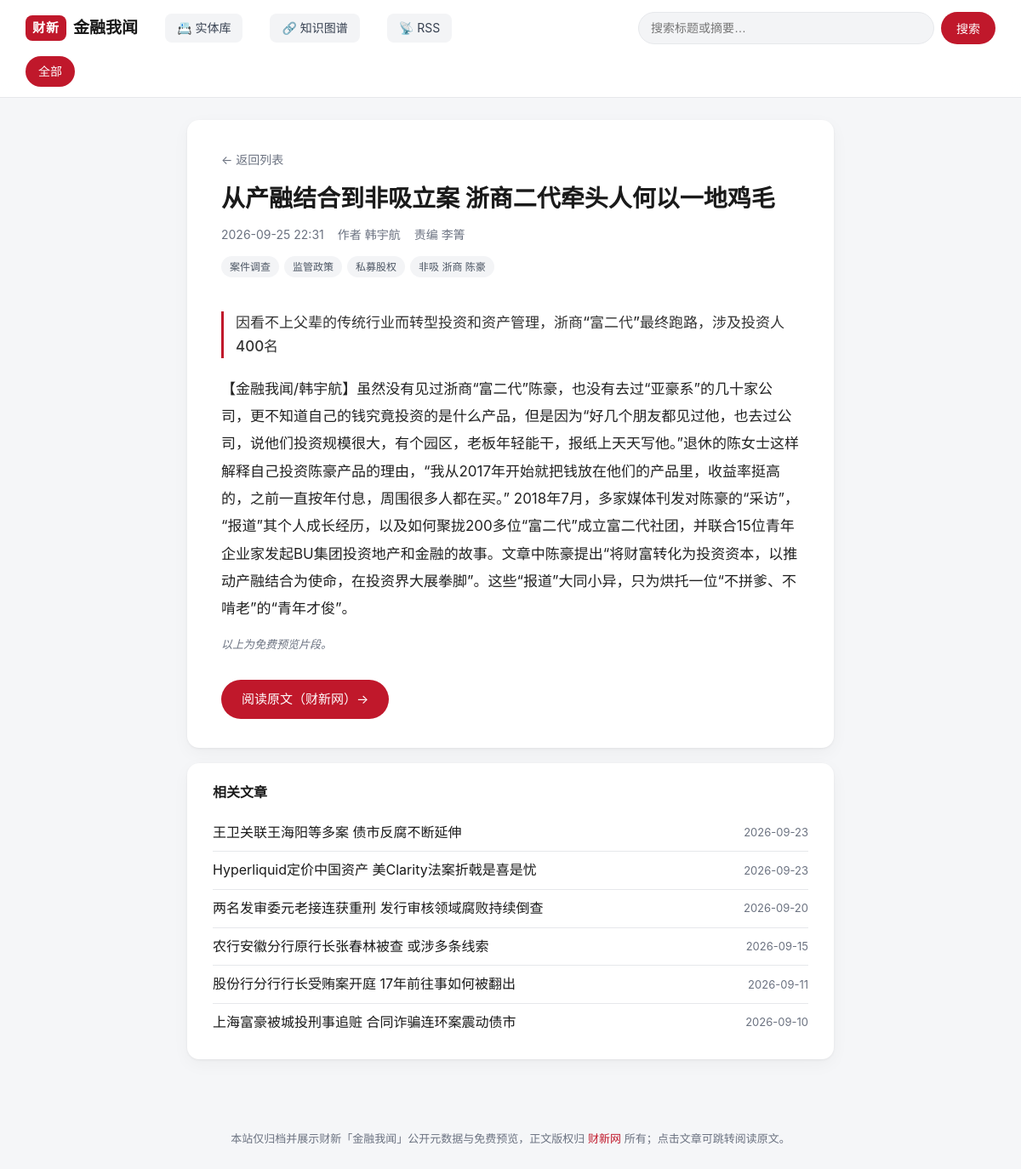
Page /a/102488761 on the committed database.
### tables this page shows
CREATE TABLE articles(
          article_id TEXT NOT NULL, title TEXT NOT NULL, published_at TEXT NOT NULL,
          url TEXT PRIMARY KEY, discovered_at TEXT NOT NULL, checked_at TEXT NOT NULL
        , source TEXT NOT NULL DEFAULT '', summary TEXT NOT NULL DEFAULT '', body_text TEXT NOT NULL DEFAULT '', updated_at TEXT NOT NULL DEFAULT '', author TEXT NOT NULL DEFAULT '', editor TEXT NOT NULL DEFAULT '', image TEXT NOT NULL DEFAULT '');

CREATE TABLE tags(
      id INTEGER PRIMARY KEY AUTOINCREMENT, name TEXT UNIQUE NOT NULL
    );

### app.py (the view)
@app.route("/a/<article_id>")
def article(article_id: str):
    db = get_db()
    row = db.execute(
        "SELECT * FROM articles WHERE article_id=? AND source=? LIMIT 1",
        (article_id, SOURCE),
    ).fetchone()
    if row is None:
        abort(404)
    data = dict(row)
    data["tags"] = article_tags(db, row["url"])
    data["date"] = (row["published_at"] or "")[:10]
    entities = {
        "person": [],
        "org": [],
        "event": [],
    }
    try:
        for r in db.execute(
            """SELECT e.id, e.name, e.type FROM entities e
               JOIN article_entities ae ON ae.entity_id = e.id
               WHERE ae.article_url = ?
               ORDER BY e.type, e.name""",
            (row["url"],),
        ):
            entities[r["type"]].append({"id": r["id"], "name": r["name"]})
    except Exception:
        pass  # tables may not exist yet
    data["entities"] = entities
    related = []
    try:
        related = db.execute(
            """SELECT a.article_id, a.title, a.published_at,
                      count(*) AS shared,
                      group_concat(DISTINCT e.name) AS via
               FROM article_entities ae1
               JOIN article_entities ae2
                    ON ae2.entity_id = ae1.entity_id
                   AND ae2.article_url <> ae1.article_url
               JOIN entities e ON e.id = ae1.entity_id
               JOIN articles a ON a.url = ae2.article_url AND a.source = ?
               WHERE ae1.article_url = ?
               GROUP BY a.url
               ORDER BY shared DESC, a.published_at DESC LIMIT 8""",
            (SOURCE, row["url"]),
        ).fetchall()
    except Exception:
        related = []
    if not related and data["tags"]:
        related = db.execute(
            """SELECT DISTINCT a.article_id, a.title, a.published_at,
                      0 AS shared, NULL AS via
               FROM articles a JOIN article_tags at ON at.article_url = a.url
               JOIN tags t ON t.id = at.tag_id
               WHERE t.name = ? AND a.source = ? AND a.article_id <> ?
               ORDER BY a.published_at DESC LIMIT 6""",
            (data["tags"][0], SOURCE, article_id),
        ).fetchall()
    return render_template("article.html", a=data, related=related)

### app.py (called while the page is built)
def get_db() -> sqlite3.Connection:
    if "db" not in g:
        conn = sqlite3.connect(
            f"file:{DB_PATH.as_posix()}?mode=ro&immutable=1", uri=True
        )
        conn.row_factory = sqlite3.Row
        g.db = conn
    return g.db

def article_tags(db: sqlite3.Connection, url: str) -> list[str]:
    return [
        r["name"]
        for r in db.execute(
            "SELECT t.name FROM tags t JOIN article_tags at ON at.tag_id=t.id "
            "WHERE at.article_url=? ORDER BY t.name",
            (url,),
        )
    ]

@app.template_filter("nl2p")
def nl2p(text: str) -> str:
    parts = [p.strip() for p in (text or "").split("\n") if p.strip()]
    return "".join(f"<p>{p}</p>" for p in parts)

### templates/article.html (shortened to what this page needs)
{% extends "base.html" %}
{% block content %}
<article class="detail">
  <a class="back" href="{{ url_for('index') }}">← 返回列表</a>
  <h1 class="detail-title">{{ a.title }}</h1>
  <div class="meta">
    <time>{{ a.published_at[:16].replace('T', ' ') }}</time>
    {% if a.author %}<span>作者 {{ a.author }}</span>{% endif %}
    {% if a.editor %}<span>责编 {{ a.editor }}</span>{% endif %}
  </div>
  {% if a.tags %}
  <div class="tags detail-tags">
    {% for t in a.tags %}
    <a class="tag" href="{{ url_for('index', tag=t) }}">{{ t }}</a>
    {% endfor %}
  </div>
  {% endif %}
  {% if a.summary %}<p class="lead">{{ a.summary }}</p>{% endif %}
  {% if a.body_text %}
  <div class="prose">{{ a.body_text | nl2p | safe }}</div>
  <p class="preview-note">以上为免费预览片段。</p>
  {% else %}
  <p class="preview-note">本地暂未抓取预览内容。</p>
  {% endif %}
  <a class="readmore" href="{{ a.url }}" target="_blank" rel="noopener">
    阅读原文（财新网）→
  </a>
</article>
{% if related %}
<aside class="related">
  <h3>相关文章</h3>
  <ul>
    {% for r in related %}
    <li>
      <a href="{{ url_for('article', article_id=r['article_id']) }}">{{ r['title'] }}</a>
      <span class="related-meta">
        <time>{{ r['published_at'][:10] }}</time>
      </span>
    </li>
    {% endfor %}
  </ul>
</aside>
{% endif %}
{% endblock %}

### templates/base.html (shortened to what this page needs)
<!DOCTYPE html>
<html lang="zh-CN">
<head>
  <link rel="stylesheet" href="{{ url_for('static', filename='style.css') }}">
</head>
<body>
  <header class="site-header">
    <div class="wrap header-inner">
      <a class="brand" href="{{ url_for('index') }}">
        <span class="brand-mark">财新</span>
        <span class="brand-name">金融我闻</span>
      </a>
      <a class="nav-link" href="{{ url_for('entities_browse') }}">📇 实体库</a>
      <a class="nav-link" href="{{ url_for('graph') }}">🔗 知识图谱</a>
      <a class="nav-link" href="{{ url_for('rss') }}" title="RSS 订阅">📡 RSS</a>
      <form class="search" action="{{ url_for('index') }}" method="get">
        <input type="search" name="q" value="{{ q or '' }}"
               placeholder="搜索标题或摘要…" autocomplete="off">
        <button type="submit" aria-label="搜索">搜索</button>
      </form>
    </div>
    <nav class="cats wrap">
      <a class="chip {{ 'active' if not tag and not q else '' }}"
         href="{{ url_for('index') }}">全部</a>
    </nav>
  </header>
  <main class="wrap">
    {% block content %}{% endblock %}
  </main>
  <footer class="site-footer wrap">
    <p>本站仅归档并展示财新「金融我闻」公开元数据与免费预览，正文版权归 <a href="https://www.caixin.com/" target="_blank" rel="noopener">财新网</a> 所有；点击文章可跳转阅读原文。</p>
  </footer>
</body>
</html>

### static/style.css (style rules this page uses)
:root { --bg: #f5f6f8; --card: #ffffff; --ink: #1a1a1a; --muted: #6b7280; --line: #e6e8eb; --brand: #c0182b; --brand-ink: #a01324; --accent: #f3f4f6; --radius: 14px; --shadow: 0 1px 3px rgba(0,0,0,.06), 0 6px 20px rgba(0,0,0,.04); }
* { box-sizing: border-box; }
html { -webkit-text-size-adjust: 100%; }
body { margin: 0; font-family: -apple-system, BlinkMacSystemFont, "Segoe UI", "PingFang SC", "Microsoft YaHei", "Hiragino Sans GB", sans-serif; color: var(--ink); background: var(--bg); line-height: 1.6; }
a { color: inherit; text-decoration: none; }
.wrap { max-width: 1180px; margin: 0 auto; padding: 0 20px; }
.site-header { position: sticky; top: 0; z-index: 20; background: rgba(255,255,255,.92); backdrop-filter: saturate(180%) blur(10px); border-bottom: 1px solid var(--line); }
.header-inner { display: flex; align-items: center; gap: 16px; padding-top: 14px; padding-bottom: 14px; }
.brand { display: flex; align-items: center; gap: 8px; font-weight: 700; }
.brand-mark { background: var(--brand); color: #fff; padding: 3px 8px; border-radius: 8px; font-size: 15px; letter-spacing: 1px; }
.brand-name { font-size: 19px; }
.nav-link { margin-left: 16px; padding: 6px 14px; border-radius: 8px; background: var(--accent); font-size: 14px; color: #374151; transition: background .15s ease; }
.search { margin-left: auto; display: flex; gap: 8px; flex: 1; max-width: 420px; }
.search input { flex: 1; padding: 9px 14px; border: 1px solid var(--line); border-radius: 999px; background: var(--accent); font-size: 14px; outline: none; }
.search button { padding: 9px 18px; border: 0; border-radius: 999px; background: var(--brand); color: #fff; font-size: 14px; cursor: pointer; }
.cats { display: flex; gap: 8px; padding-bottom: 12px; overflow-x: auto; -webkit-overflow-scrolling: touch; scrollbar-width: none; }
.chip { flex: 0 0 auto; padding: 6px 14px; border-radius: 999px; background: var(--accent); color: #374151; font-size: 14px; border: 1px solid transparent; white-space: nowrap; }
.chip.active { background: var(--brand); color: #fff; }
.tags { display: flex; flex-wrap: wrap; gap: 6px; padding: 10px 16px 16px; }
.tag { font-size: 12px; color: #4b5563; background: var(--accent); padding: 3px 10px; border-radius: 999px; }
.detail { background: #fff; border-radius: var(--radius); box-shadow: var(--shadow); max-width: 760px; margin: 26px auto 18px; padding: 34px 40px; }
.back { color: var(--muted); font-size: 14px; }
.detail-title { margin: 14px 0 12px; font-size: 28px; line-height: 1.35; }
.meta { display: flex; flex-wrap: wrap; gap: 16px; color: var(--muted); font-size: 14px; }
.detail-tags { padding: 14px 0 0; }
.lead { font-size: 17px; color: #333; font-weight: 500; border-left: 3px solid var(--brand); padding-left: 14px; margin: 20px 0; }
.prose { font-size: 17px; line-height: 1.9; color: #222; }
.prose p { margin: 0 0 16px; }
.preview-note { color: var(--muted); font-size: 13px; font-style: italic; }
.readmore { display: inline-block; margin-top: 18px; padding: 11px 24px; background: var(--brand); color: #fff; border-radius: 999px; font-size: 15px; }
.related { max-width: 760px; margin: 0 auto 40px; background: #fff; border-radius: var(--radius); box-shadow: var(--shadow); padding: 22px 30px; }
.related h3 { margin: 0 0 12px; font-size: 16px; }
.related ul { list-style: none; margin: 0; padding: 0; }
.related li { display: flex; justify-content: space-between; gap: 16px; padding: 9px 0; border-bottom: 1px solid var(--line); }
.related li:last-child { border-bottom: 0; }
.related a { flex: 1; }
.related time { color: var(--muted); font-size: 13px; flex: 0 0 auto; }
.site-footer { padding: 30px 20px 50px; color: var(--muted); font-size: 13px; text-align: center; }
.site-footer a { color: var(--brand); }

### templates/article.html (style rules this page uses)
.related-meta { display: flex; gap: 10px; align-items: center; flex-shrink: 0; }

### rows in the picture
articles: title "从产融结合到非吸立案 浙商二代牵头人何以一地鸡毛", published_at "2026-09-25 22:31", author "韩宇航", editor "李箐", summary "因看不上父辈的传统行业而转型投资和资产管理，浙商“富二代”最终跑路，涉及投资人400名", body_text|nl2p "【金融我闻/韩宇航】虽然没有见过浙商“富二代”陈豪，也没有去过“亚豪系”的几十家公司，更不知道自己的钱究竟投资的是什么产品，但是因为“好几个朋友都见过他，也去过公司，说他们投资规模很大，有个园区，老板年轻能干，报纸上天天写他。”退休的陈女士这样解释自己投资陈豪产品的理由，“我从2017年开始就把钱放在他们的产品里，收益率挺高的，之前一直按年付息，周围很多人都在买。” 2018年7月，多家媒体刊发对陈豪的“采访”，“报道”其个人成长经历，以及如何聚拢200多位“富二代”成立富二代社团，并联合15位青年企业家发起BU集团投资地产和金融的故事。文章中陈豪提出“将财富转化为投资资本，以推动产融结合为使命，在投资界大展拳脚”。这些“报道”大同小异，只为烘托一位“不拼爹、不啃老”的“青年才俊”。"
tags: name "案件调查"
tags: name "监管政策"
tags: name "私募股权"
tags: name "非吸 浙商 陈豪"

### other values in the picture
{{ r['title'] }} "王卫关联王海阳等多案 债市反腐不断延伸" "Hyperliquid定价中国资产 美Clarity法案折戟是喜是忧" "两名发审委元老接连获重刑 发行审核领域腐败持续倒查" "农行安徽分行原行长张春林被查 或涉多条线索" "股份行分行行长受贿案开庭 17年前往事如何被翻出" "上海富豪被城投刑事追赃 合同诈骗连环案震动债市"
{{ r['published_at'][:10] }} "2026-09-23" "2026-09-23" "2026-09-20" "2026-09-15" "2026-09-11" "2026-09-10"
